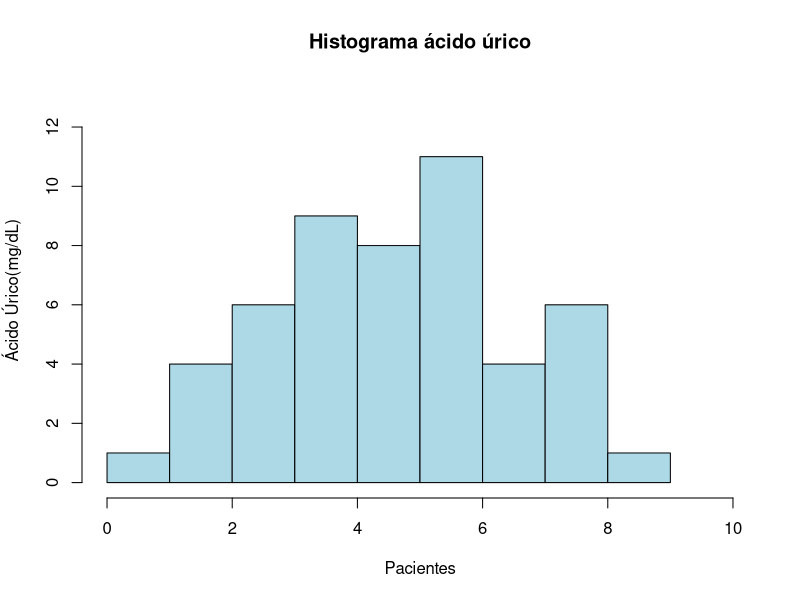

Generate this figure with R:
# importar datos de AU.txt y convertirlos en un data frame
data <- read.table("AU.txt", header = FALSE)
acido_urico <- as.vector(data$V1)
# representación gráfica de los datos
hist(acido_urico, main = "Histograma ácido úrico", xlab = "Pacientes", ylab = "Ácido Úrico(mg/dL)", col = "lightblue", border = "black", xlim = c(0, 10), ylim = c(0, 13))
# calcular la media
mean <- mean(acido_urico)
sprintf("La media es: %f", mean)
# calcular la mediana
mediam <- median(acido_urico)
sprintf("La mediana es: %f", mediam)
# calcular la moda
moda <- as.numeric(names(which.max(table(acido_urico))))
sprintf("La moda es: %s", moda)
# quantiles 10 y 90
quantile10 <- quantile(acido_urico, 0.1)
sprintf("El quantil 10 es: %f", quantile10)
quantile90 <- quantile(acido_urico, 0.9)
sprintf("El quantil 90 es: %f", quantile90)
# calcular el recorrido
recorrido <- max(acido_urico) - min(acido_urico)
sprintf("El recorrido es: %f", recorrido)
# calcular la cuasidesviación típica
cuasidesviacion <- sd(acido_urico)
sprintf("La cuasidesviación típica es: %f", cuasidesviacion)
# calcular el intervalo de confianza al 95%
intervalo_confianza <- t.test(acido_urico, conf.level = 0.95)
sprintf("El intervalo de confianza al 95%% es: %f, %f", intervalo_confianza$conf.int[1], intervalo_confianza$conf.int[2])
